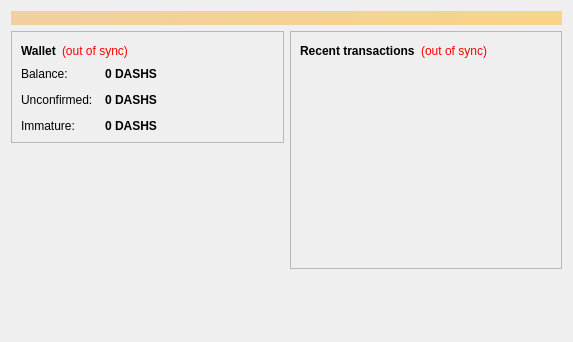
<?xml version="1.0" encoding="UTF-8"?>
<ui version="4.0">
 <class>OverviewPage</class>
 <widget class="QWidget" name="OverviewPage">
  <property name="geometry">
   <rect>
    <x>0</x>
    <y>0</y>
    <width>573</width>
    <height>342</height>
   </rect>
  </property>
  <property name="windowTitle">
   <string>Form</string>
  </property>
  <layout class="QVBoxLayout" name="topLayout">
   <item>
    <widget class="QLabel" name="labelAlerts">
     <property name="visible">
      <bool>false</bool>
     </property>
     <property name="styleSheet">
      <string notr="true">background-color: qlineargradient(x1: 0, y1: 0, x2: 1, y2: 0, stop:0 #F0D0A0, stop:1 #F8D488); color:#000000;</string>
     </property>
     <property name="wordWrap">
      <bool>true</bool>
     </property>
     <property name="margin">
      <number>3</number>
     </property>
    </widget>
   </item>
   <item>
    <layout class="QHBoxLayout" name="horizontalLayout" stretch="1,1">
     <item>
      <layout class="QVBoxLayout" name="verticalLayout_2">
       <item>
        <widget class="QFrame" name="frame">
         <property name="frameShape">
          <enum>QFrame::StyledPanel</enum>
         </property>
         <property name="frameShadow">
          <enum>QFrame::Raised</enum>
         </property>
         <layout class="QVBoxLayout" name="verticalLayout_4">
          <item>
           <layout class="QHBoxLayout" name="horizontalLayout_4">
            <item>
             <widget class="QLabel" name="label_5">
              <property name="font">
               <font>
                <weight>75</weight>
                <bold>true</bold>
               </font>
              </property>
              <property name="text">
               <string>Wallet</string>
              </property>
             </widget>
            </item>
            <item>
             <widget class="QLabel" name="labelWalletStatus">
              <property name="toolTip">
               <string>The displayed information may be out of date. Your wallet automatically synchronizes with the DashScoin network after a connection is established, but this process has not completed yet.</string>
              </property>
              <property name="styleSheet">
               <string notr="true">QLabel { color: red; }</string>
              </property>
              <property name="text">
               <string notr="true">(out of sync)</string>
              </property>
              <property name="alignment">
               <set>Qt::AlignLeading|Qt::AlignLeft|Qt::AlignVCenter</set>
              </property>
             </widget>
            </item>
            <item>
             <spacer name="horizontalSpacer_2">
              <property name="orientation">
               <enum>Qt::Horizontal</enum>
              </property>
              <property name="sizeHint" stdset="0">
               <size>
                <width>40</width>
                <height>20</height>
               </size>
              </property>
             </spacer>
            </item>
           </layout>
          </item>
          <item>
           <layout class="QFormLayout" name="formLayout_2">
            <property name="fieldGrowthPolicy">
             <enum>QFormLayout::AllNonFixedFieldsGrow</enum>
            </property>
            <property name="horizontalSpacing">
             <number>12</number>
            </property>
            <property name="verticalSpacing">
             <number>12</number>
            </property>
            <item row="0" column="0">
             <widget class="QLabel" name="label">
              <property name="text">
               <string>Balance:</string>
              </property>
             </widget>
            </item>
            <item row="0" column="1">
             <widget class="QLabel" name="labelBalance">
              <property name="font">
               <font>
                <weight>75</weight>
                <bold>true</bold>
               </font>
              </property>
              <property name="cursor">
               <cursorShape>IBeamCursor</cursorShape>
              </property>
              <property name="toolTip">
               <string>Your current balance</string>
              </property>
              <property name="text">
               <string notr="true">0 DASHS</string>
              </property>
              <property name="textInteractionFlags">
               <set>Qt::LinksAccessibleByMouse|Qt::TextSelectableByKeyboard|Qt::TextSelectableByMouse</set>
              </property>
             </widget>
            </item>
            <item row="1" column="0">
             <widget class="QLabel" name="label_3">
              <property name="text">
               <string>Unconfirmed:</string>
              </property>
             </widget>
            </item>
            <item row="1" column="1">
             <widget class="QLabel" name="labelUnconfirmed">
              <property name="font">
               <font>
                <weight>75</weight>
                <bold>true</bold>
               </font>
              </property>
              <property name="cursor">
               <cursorShape>IBeamCursor</cursorShape>
              </property>
              <property name="toolTip">
               <string>Total of transactions that have yet to be confirmed, and do not yet count toward the current balance</string>
              </property>
              <property name="text">
               <string notr="true">0 DASHS</string>
              </property>
              <property name="textInteractionFlags">
               <set>Qt::LinksAccessibleByMouse|Qt::TextSelectableByKeyboard|Qt::TextSelectableByMouse</set>
              </property>
             </widget>
            </item>
            <item row="2" column="0">
             <widget class="QLabel" name="labelImmatureText">
              <property name="text">
               <string>Immature:</string>
              </property>
             </widget>
            </item>
            <item row="2" column="1">
             <widget class="QLabel" name="labelImmature">
              <property name="font">
               <font>
                <weight>75</weight>
                <bold>true</bold>
               </font>
              </property>
              <property name="toolTip">
               <string>Mined balance that has not yet matured</string>
              </property>
              <property name="text">
               <string notr="true">0 DASHS</string>
              </property>
              <property name="textInteractionFlags">
               <set>Qt::LinksAccessibleByMouse|Qt::TextSelectableByKeyboard|Qt::TextSelectableByMouse</set>
              </property>
             </widget>
            </item>
           </layout>
          </item>
         </layout>
        </widget>
       </item>
       <item>
        <spacer name="verticalSpacer">
         <property name="orientation">
          <enum>Qt::Vertical</enum>
         </property>
         <property name="sizeHint" stdset="0">
          <size>
           <width>20</width>
           <height>40</height>
          </size>
         </property>
        </spacer>
       </item>
      </layout>
     </item>
     <item>
      <layout class="QVBoxLayout" name="verticalLayout_3">
       <item>
        <widget class="QFrame" name="frame_2">
         <property name="frameShape">
          <enum>QFrame::StyledPanel</enum>
         </property>
         <property name="frameShadow">
          <enum>QFrame::Raised</enum>
         </property>
         <layout class="QVBoxLayout" name="verticalLayout">
          <item>
           <layout class="QHBoxLayout" name="horizontalLayout_2">
            <item>
             <widget class="QLabel" name="label_4">
              <property name="text">
               <string>&lt;b&gt;Recent transactions&lt;/b&gt;</string>
              </property>
             </widget>
            </item>
            <item>
             <widget class="QLabel" name="labelTransactionsStatus">
              <property name="toolTip">
               <string>The displayed information may be out of date. Your wallet automatically synchronizes with the DashScoin network after a connection is established, but this process has not completed yet.</string>
              </property>
              <property name="styleSheet">
               <string notr="true">QLabel { color: red; }</string>
              </property>
              <property name="text">
               <string notr="true">(out of sync)</string>
              </property>
              <property name="alignment">
               <set>Qt::AlignRight|Qt::AlignTrailing|Qt::AlignVCenter</set>
              </property>
             </widget>
            </item>
            <item>
             <spacer name="horizontalSpacer">
              <property name="orientation">
               <enum>Qt::Horizontal</enum>
              </property>
              <property name="sizeHint" stdset="0">
               <size>
                <width>40</width>
                <height>20</height>
               </size>
              </property>
             </spacer>
            </item>
           </layout>
          </item>
          <item>
           <widget class="QListView" name="listTransactions">
            <property name="styleSheet">
             <string notr="true">QListView { background: transparent; }</string>
            </property>
            <property name="frameShape">
             <enum>QFrame::NoFrame</enum>
            </property>
            <property name="verticalScrollBarPolicy">
             <enum>Qt::ScrollBarAlwaysOff</enum>
            </property>
            <property name="horizontalScrollBarPolicy">
             <enum>Qt::ScrollBarAlwaysOff</enum>
            </property>
            <property name="selectionMode">
             <enum>QAbstractItemView::NoSelection</enum>
            </property>
           </widget>
          </item>
         </layout>
        </widget>
       </item>
       <item>
        <spacer name="verticalSpacer_2">
         <property name="orientation">
          <enum>Qt::Vertical</enum>
         </property>
         <property name="sizeHint" stdset="0">
          <size>
           <width>20</width>
           <height>40</height>
          </size>
         </property>
        </spacer>
       </item>
      </layout>
     </item>
    </layout>
   </item>
  </layout>
 </widget>
 <resources/>
 <connections/>
</ui>
